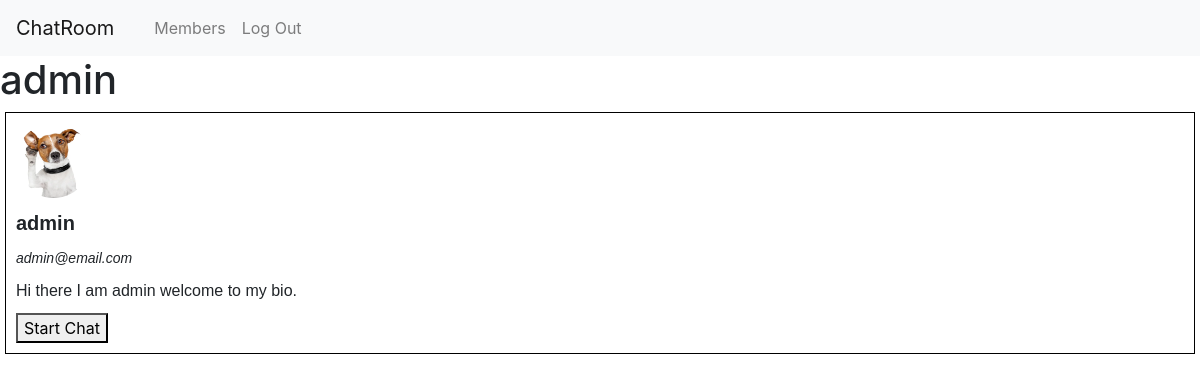
/profile/1 (signed in), run on the app's committed database.
### chatroom/models.py (models this page shows, shortened)
class User(AbstractUser):
    username = models.CharField(max_length=50, unique=True)
    email = models.EmailField(unique=True)
    bio = models.CharField(max_length=120, blank=True)
    profile_picture = models.ImageField(upload_to=profile_picture_path, blank=True)
    class Meta:
        db_table = 'chat_users'
        verbose_name = 'User'
        verbose_name_plural = 'Users'

### chatroom/views.py (the view)
# urls.py: path("profile/<int:user_id>", views.profile, name="profile"),
@login_required
def profile(request, user_id):
    user_profile = User.objects.get(pk=user_id)
    context = {
        "profile": user_profile
    }
    return render(request, "chatapp/profile.html", context)

### chatroom/templates/chatapp/profile.html (shortened to what this page needs)
{% extends "chatapp/base.html" %}
{% load static %}
{% block body_content %}
    <div id="profile-heading">
        <h1>{{ profile.username }}</h1>
    </div>
    <div id="profile-item-{{ profile.id }}" class="member-item">
        <div id="profile-pic">
            {% if profile.profile_picture %}
                <img id="profile-image" src="{{ profile.profile_picture.url }}" alt="{{ profile.username }}'s Profile Picture">
            {% else %}
                <img id="profile-image" src="{% static 'default.png' %}" alt="Default Profile Picture">
            {% endif %}
        </div>
        <div id="profile-username">{{ profile.username }}</div>
        <div id="profile-email">{{ profile.email }}</div>
        <div id="profile-bio">{{ profile.bio }}</div>
        <div id="profile-edit">
            {% if profile.id == request.user.id %}
                <a href="{% url 'edit_profile' profile.id %}">Edit Profile</a>
            {% else %}
                <button class="start-chat">Start Chat</button>
            {% endif %}
        </div>
    </div>
{% endblock %}

### chatroom/static/chatroom/styles.css (style rules this page uses)
.member-item { border: 1px solid black; padding: 5px; margin: 5px; font-size: 16px; }
#profile-pic { padding: 5px; }
#profile-username { font-family: sans-serif; font-size: 20px; font-weight: bold; padding: 5px; }
#profile-email { font-family: sans-serif; font-size: 14px; font-style: italic; padding: 5px; }
#profile-bio { font-family: sans-serif; font-size: 16px; padding: 5px; }
#profile-edit { padding: 5px; }
#profile-image { width: 75px; height: 75px; border-radius: 50%; }

### data on the page
User: username "admin", profile_picture (picture), email "admin@email.com", bio "Hi there I am admin welcome to my bio."
